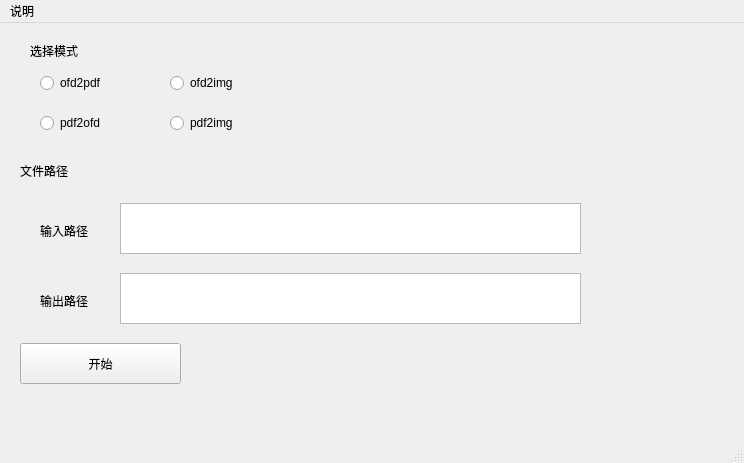
<?xml version="1.0" encoding="UTF-8"?>
<ui version="4.0">
 <class>MainWindow</class>
 <widget class="QMainWindow" name="MainWindow">
  <property name="geometry">
   <rect>
    <x>0</x>
    <y>0</y>
    <width>744</width>
    <height>463</height>
   </rect>
  </property>
  <property name="windowTitle">
   <string>MainWindow</string>
  </property>
  <widget class="QWidget" name="centralwidget">
   <widget class="QWidget" name="gridLayoutWidget">
    <property name="geometry">
     <rect>
      <x>0</x>
      <y>0</y>
      <width>2</width>
      <height>2</height>
     </rect>
    </property>
    <layout class="QGridLayout" name="gridLayout"/>
   </widget>
   <widget class="QPushButton" name="pushButton">
    <property name="geometry">
     <rect>
      <x>20</x>
      <y>320</y>
      <width>161</width>
      <height>41</height>
     </rect>
    </property>
    <property name="text">
     <string>开始</string>
    </property>
   </widget>
   <widget class="QTextEdit" name="textEdit">
    <property name="geometry">
     <rect>
      <x>120</x>
      <y>180</y>
      <width>461</width>
      <height>51</height>
     </rect>
    </property>
   </widget>
   <widget class="QTextEdit" name="textEdit_2">
    <property name="geometry">
     <rect>
      <x>120</x>
      <y>250</y>
      <width>461</width>
      <height>51</height>
     </rect>
    </property>
   </widget>
   <widget class="QRadioButton" name="radioButton">
    <property name="geometry">
     <rect>
      <x>40</x>
      <y>50</y>
      <width>95</width>
      <height>20</height>
     </rect>
    </property>
    <property name="text">
     <string>ofd2pdf</string>
    </property>
   </widget>
   <widget class="QRadioButton" name="radioButton_2">
    <property name="geometry">
     <rect>
      <x>170</x>
      <y>50</y>
      <width>95</width>
      <height>20</height>
     </rect>
    </property>
    <property name="text">
     <string>ofd2img</string>
    </property>
   </widget>
   <widget class="QRadioButton" name="radioButton_3">
    <property name="geometry">
     <rect>
      <x>40</x>
      <y>90</y>
      <width>95</width>
      <height>20</height>
     </rect>
    </property>
    <property name="text">
     <string>pdf2ofd</string>
    </property>
   </widget>
   <widget class="QRadioButton" name="radioButton_4">
    <property name="geometry">
     <rect>
      <x>170</x>
      <y>90</y>
      <width>95</width>
      <height>20</height>
     </rect>
    </property>
    <property name="text">
     <string>pdf2img</string>
    </property>
   </widget>
   <widget class="QLabel" name="label">
    <property name="geometry">
     <rect>
      <x>30</x>
      <y>20</y>
      <width>54</width>
      <height>16</height>
     </rect>
    </property>
    <property name="text">
     <string>选择模式</string>
    </property>
   </widget>
   <widget class="QLabel" name="label_2">
    <property name="geometry">
     <rect>
      <x>20</x>
      <y>140</y>
      <width>54</width>
      <height>16</height>
     </rect>
    </property>
    <property name="text">
     <string>文件路径</string>
    </property>
   </widget>
   <widget class="QLabel" name="label_3">
    <property name="geometry">
     <rect>
      <x>40</x>
      <y>200</y>
      <width>54</width>
      <height>16</height>
     </rect>
    </property>
    <property name="text">
     <string>输入路径</string>
    </property>
   </widget>
   <widget class="QLabel" name="label_4">
    <property name="geometry">
     <rect>
      <x>40</x>
      <y>270</y>
      <width>54</width>
      <height>16</height>
     </rect>
    </property>
    <property name="text">
     <string>输出路径</string>
    </property>
   </widget>
  </widget>
  <widget class="QMenuBar" name="menubar">
   <property name="geometry">
    <rect>
     <x>0</x>
     <y>0</y>
     <width>744</width>
     <height>22</height>
    </rect>
   </property>
   <widget class="QMenu" name="mebnu_2">
    <property name="title">
     <string>说明</string>
    </property>
   </widget>
   <addaction name="mebnu_2"/>
  </widget>
  <widget class="QStatusBar" name="statusbar"/>
  <action name="actionpdf2ofd">
   <property name="text">
    <string>pdf2ofd</string>
   </property>
  </action>
  <action name="actionpfd2img">
   <property name="text">
    <string>pfd2img</string>
   </property>
  </action>
  <action name="actionofd2pfd">
   <property name="text">
    <string>ofd2pfd</string>
   </property>
  </action>
  <action name="actionofd2img">
   <property name="text">
    <string>ofd2img</string>
   </property>
  </action>
 </widget>
 <resources/>
 <connections/>
</ui>
